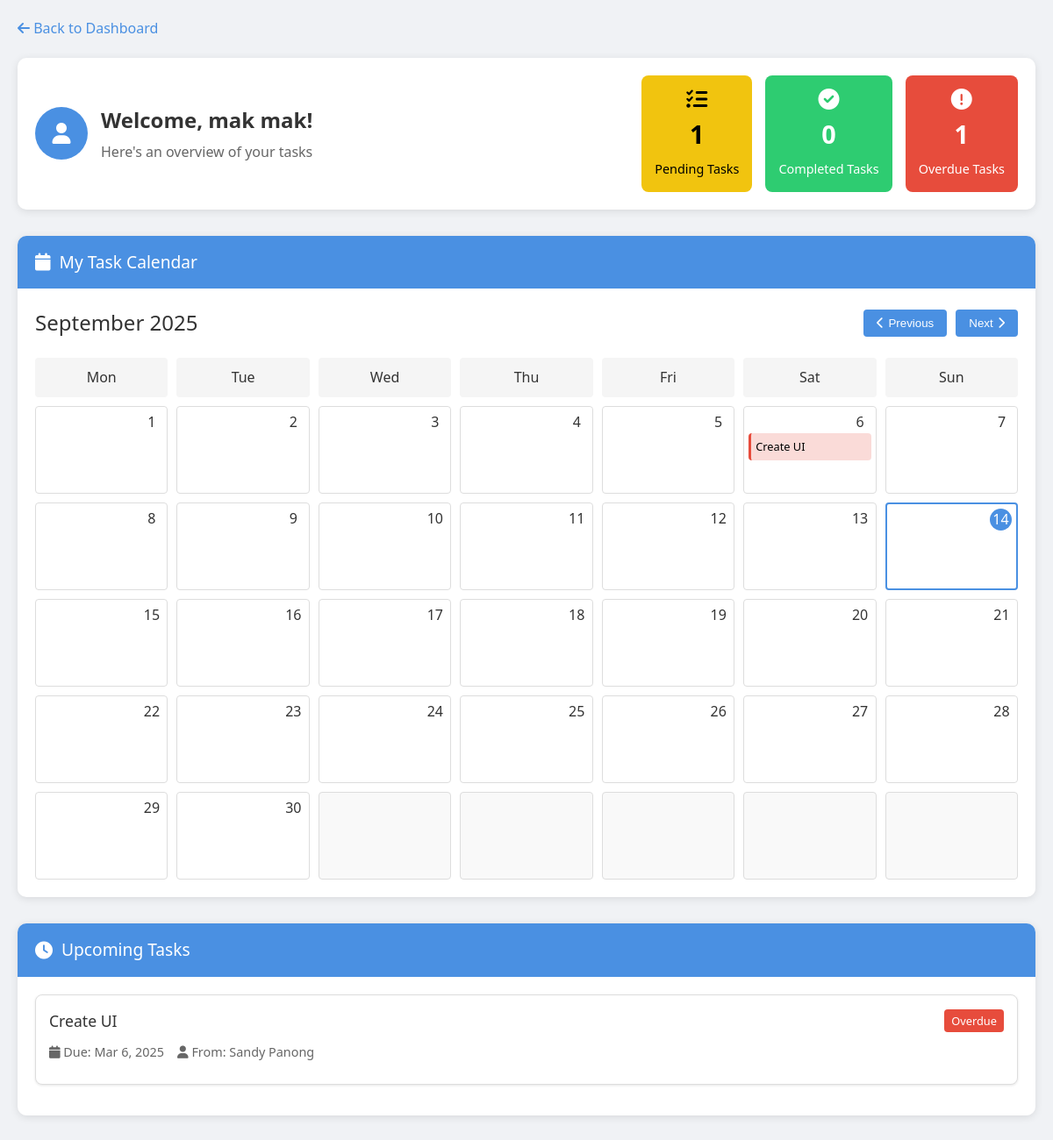
Page /staff_tasks.php (signed in) on the committed database.
### tables this page shows
CREATE TABLE IF NOT EXISTS `users` (
  `id` int(11) NOT NULL AUTO_INCREMENT,
  `first_name` varchar(100) NOT NULL,
  `last_name` varchar(100) NOT NULL,
  `middle_name` varchar(100) DEFAULT NULL,
  `username` varchar(100) NOT NULL,
  `password` varchar(255) NOT NULL,
  `role` enum('admin','staff') NOT NULL DEFAULT 'staff',
  `phone` varchar(20) DEFAULT NULL,
  PRIMARY KEY (`id`),
  UNIQUE KEY `username` (`username`)
);

CREATE TABLE IF NOT EXISTS `tasks` (
  `id` int(11) NOT NULL AUTO_INCREMENT,
  `title` varchar(255) NOT NULL,
  `description` text NOT NULL,
  `created_by` int(11) NOT NULL,
  `assigned_to` int(11) NOT NULL,
  `created_at` timestamp NOT NULL DEFAULT current_timestamp(),
  `due_date` datetime NOT NULL,
  `status` enum('pending','completed') NOT NULL DEFAULT 'pending',
  PRIMARY KEY (`id`),
  KEY `created_by` (`created_by`),
  KEY `assigned_to` (`assigned_to`),
  CONSTRAINT `tasks_ibfk_1` FOREIGN KEY (`created_by`) REFERENCES `users` (`id`),
  CONSTRAINT `tasks_ibfk_2` FOREIGN KEY (`assigned_to`) REFERENCES `users` (`id`)
);

### staff_tasks.php (the view, shortened to what this page needs)
<?php
$host = "localhost";
$dbname = "accountant";
$username = "root";
$password = "";
$conn = new mysqli($host, $username, $password, $dbname);
$user_id = $_SESSION['user_id'];
$role = $_SESSION['role'];
$stmt = $conn->prepare("SELECT * FROM users WHERE id = ? AND role = ?");
$stmt->bind_param("is", $user_id, $role);
$stmt->execute();
$result = $stmt->get_result();
$user = $result->fetch_assoc();
$current_date = new DateTime();
$current_month = $current_date->format('Y-m');
$days_in_month = $current_date->format('t');
$month_name = $current_date->format('F');
$year = $current_date->format('Y');
$tasks_stmt = $conn->prepare("
    SELECT t.*,
           u.first_name as assigned_by_name,
           u.last_name as assigned_by_lastname,
           GROUP_CONCAT(DISTINCT ta.file_name) as attachment_names
    FROM tasks t
    LEFT JOIN users u ON t.created_by = u.id
    LEFT JOIN task_attachments ta ON t.id = ta.task_id
    WHERE t.assigned_to = ?
    GROUP BY t.id
    ORDER BY
        CASE
            WHEN t.status = 'pending' AND t.due_date < NOW() THEN 1
            WHEN t.status = 'pending' THEN 2
            WHEN t.status = 'completed' THEN 3
        END,
        t.due_date ASC
");
$tasks_stmt->bind_param("i", $user_id);
$tasks_stmt->execute();
$tasks_result = $tasks_stmt->get_result();
$task_counts = [
    'total' => 0,
    'pending' => 0,
    'completed' => 0,
    'overdue' => 0
];
$all_tasks = [];
$calendar_tasks = [];
while ($task = $tasks_result->fetch_assoc()) {
    $all_tasks[] = $task;
    $task_day = date('j', strtotime($task['due_date']));
    if (!isset($calendar_tasks[$task_day])) {
        $calendar_tasks[$task_day] = [];
    }
    $calendar_tasks[$task_day][] = [
        'id' => $task['id'],
        'title' => $task['title'],
        'status' => $task['status'],
        'due_date' => $task['due_date'],
        'is_overdue' => strtotime($task['due_date']) < time() && $task['status'] !== 'completed'
    ];
    if ($task['status'] === 'completed') {
        $task_counts['completed']++;
    } else {
        if (strtotime($task['due_date']) < time()) {
            $task_counts['overdue']++;
        }
        $task_counts['pending']++;
    }
}
?>
<!DOCTYPE html>
<html lang="en">
<head>
    <link rel="stylesheet" href="https://cdnjs.cloudflare.com/ajax/libs/font-awesome/6.0.0/css/all.min.css">
</head>
<body>
    <div class="dashboard-container">
        <a href="dashboard.php" class="back-button">
            <i class="fas fa-arrow-left"></i> Back to Dashboard
        </a>
        <div class="dashboard-header">
            <div class="user-welcome">
                <div class="user-avatar">
                    <i class="fas fa-user"></i>
                </div>
                <div class="welcome-text">
                    <h1>Welcome, <?php echo htmlspecialchars($user['first_name'] . ' ' . $user['last_name']); ?>!</h1>
                    <p>Here's an overview of your tasks</p>
                </div>
            </div>
            <div class="task-stats">
                <div class="stat-card pending">
                    <i class="fas fa-tasks"></i>
                    <div class="stat-number"><?php echo $task_counts['pending']; ?></div>
                    <div class="stat-label">Pending Tasks</div>
                </div>
                <div class="stat-card completed">
                    <i class="fas fa-check-circle"></i>
                    <div class="stat-number"><?php echo $task_counts['completed']; ?></div>
                    <div class="stat-label">Completed Tasks</div>
                </div>
                <div class="stat-card overdue">
                    <i class="fas fa-exclamation-circle"></i>
                    <div class="stat-number"><?php echo $task_counts['overdue']; ?></div>
                    <div class="stat-label">Overdue Tasks</div>
                </div>
            </div>
        </div>
        <div class="tasks-container">
            <div class="task-section">
                <div class="section-header">
                    <i class="fas fa-calendar"></i>
                    <h2>My Task Calendar</h2>
                </div>
                <div class="calendar-container">
                    <div class="calendar-header">
                        <div class="calendar-title"><?php echo $month_name . ' ' . $year; ?></div>
                        <div class="calendar-nav">
                            <button id="prevMonth"><i class="fas fa-chevron-left"></i> Previous</button>
                            <button id="nextMonth">Next <i class="fas fa-chevron-right"></i></button>
                        </div>
                    </div>
                    <div class="calendar-grid">
                        <div class="calendar-weekday">Mon</div>
                        <div class="calendar-weekday">Tue</div>
                        <div class="calendar-weekday">Wed</div>
                        <div class="calendar-weekday">Thu</div>
                        <div class="calendar-weekday">Fri</div>
                        <div class="calendar-weekday">Sat</div>
                        <div class="calendar-weekday">Sun</div>
                        <?php
                        $today_day = date('j');
                        $today_month = date('n');
                        $today_year = date('Y');
                        for ($day = 1; $day <= $days_in_month; $day++):
                            $is_today = ($day == $today_day && date('n') == $today_month && date('Y') == $today_year);
                        ?>
                            <div class="calendar-day <?php echo $is_today ? 'today' : ''; ?>">
                                <div class="day-number"><?php echo $day; ?></div>
                                <?php if (isset($calendar_tasks[$day])): ?>
                                    <?php foreach ($calendar_tasks[$day] as $task): ?>
                                        <div class="calendar-task <?php
                                            if ($task['status'] === 'completed') {
                                                echo 'completed';
                                            } elseif ($task['is_overdue']) {
                                                echo 'overdue';
                                            } else {
                                                echo 'pending';
                                            }
                                        ?>" onclick="window.location.href='view_task.php?id=<?php echo $task['id']; ?>';">
                                            <?php echo htmlspecialchars($task['title']); ?>
                                        </div>
                                    <?php endforeach; ?>
                                <?php endif; ?>
                            </div>
                        <?php endfor; ?>
                        <?php
                        $last_day_weekday = date('N', strtotime("$current_month-$days_in_month"));
                        $remaining_cells = 7 - $last_day_weekday;
                        if ($remaining_cells < 7):
                            for ($i = 0; $i < $remaining_cells; $i++):
                        ?>
                            <div class="calendar-day empty"></div>
                        <?php
                            endfor;
                        endif;
                        ?>
                    </div>
                </div>
            </div>
            <div class="task-section">
                <div class="section-header">
                    <i class="fas fa-clock"></i>
                    <h2>Upcoming Tasks</h2>
                </div>
                <div class="task-list">
                    <?php
                    $upcoming_count = 0;
                    foreach ($all_tasks as $task):
                        if ($task['status'] === 'pending' && $upcoming_count < 5):
                            $upcoming_count++;
                    ?>
                        <div class="task-item" data-id="<?php echo $task['id']; ?>">
                            <div class="task-header" onclick="window.location.href='view_task.php?id=<?php echo $task['id']; ?>';" style="cursor: pointer;">
                                <div class="task-title"><?php echo htmlspecialchars($task['title']); ?></div>
                                <span class="task-status <?php echo strtotime($task['due_date']) < time() ? 'status-overdue' : 'status-pending'; ?>">
                                    <?php echo strtotime($task['due_date']) < time() ? 'Overdue' : 'Pending'; ?>
                                </span>
                            </div>
                            <div class="task-meta">
                                <span><i class="fas fa-calendar"></i> Due: <?php echo date('M j, Y', strtotime($task['due_date'])); ?></span>
                                <span><i class="fas fa-user"></i> From: <?php echo htmlspecialchars($task['assigned_by_name'] . ' ' . $task['assigned_by_lastname']); ?></span>
                            </div>
                        </div>
                    <?php
                        endif;
                    endforeach;
                    ?>
                </div>
            </div>
        </div>
    </div>
</body>
</html>

### staff_tasks.php (style rules this page uses)
:root { --primary-color: #4a90e2; --secondary-color: #2c3e50; --success-color: #2ecc71; --warning-color: #f1c40f; --danger-color: #e74c3c; --light-color: #f5f5f5; --dark-color: #333; --border-color: #ddd; }
* { box-sizing: border-box; margin: 0; padding: 0; }
body { font-family: 'Segoe UI', Tahoma, Geneva, Verdana, sans-serif; line-height: 1.6; color: var(--dark-color); background-color: #f0f2f5; }
.dashboard-container { max-width: 1200px; margin: 0 auto; padding: 20px; }
.back-button { display: inline-block; margin-bottom: 20px; color: var(--primary-color); text-decoration: none; font-weight: 500; }
.dashboard-header { display: flex; justify-content: space-between; align-items: center; margin-bottom: 30px; background-color: white; border-radius: 10px; box-shadow: 0 2px 10px rgba(0, 0, 0, 0.1); padding: 20px; }
.user-welcome { display: flex; align-items: center; }
.user-avatar { width: 60px; height: 60px; border-radius: 50%; background-color: var(--primary-color); color: white; display: flex; justify-content: center; align-items: center; font-size: 24px; margin-right: 15px; }
.welcome-text h1 { font-size: 1.5rem; margin-bottom: 5px; }
.welcome-text p { color: #666; }
.task-stats { display: flex; gap: 15px; }
.stat-card { padding: 15px; border-radius: 8px; color: white; text-align: center; min-width: 120px; }
.stat-card i { font-size: 24px; margin-bottom: 5px; }
.stat-number { font-size: 1.8rem; font-weight: bold; margin-bottom: 5px; }
.stat-label { font-size: 0.9rem; }
.pending { background-color: var(--warning-color); color: #000; }
.completed { background-color: var(--success-color); }
.overdue { background-color: var(--danger-color); }
.task-section { background-color: white; border-radius: 10px; box-shadow: 0 2px 10px rgba(0, 0, 0, 0.1); margin-bottom: 30px; overflow: hidden; }
.section-header { background-color: var(--primary-color); color: white; padding: 15px 20px; display: flex; align-items: center; }
.section-header i { font-size: 20px; margin-right: 10px; }
.section-header h2 { font-size: 1.2rem; font-weight: 500; }
.calendar-container { padding: 20px; }
.calendar-header { display: flex; justify-content: space-between; align-items: center; margin-bottom: 20px; }
.calendar-title { font-size: 1.5rem; font-weight: 500; }
.calendar-nav { display: flex; gap: 10px; }
.calendar-nav button { background-color: var(--primary-color); color: white; border: none; border-radius: 4px; padding: 8px 15px; cursor: pointer; display: flex; align-items: center; gap: 5px; }
.calendar-grid { display: grid; grid-template-columns: repeat(7, 1fr); gap: 10px; }
.calendar-weekday { text-align: center; font-weight: 500; padding: 10px; background-color: #f5f5f5; border-radius: 4px; }
.calendar-day { min-height: 100px; border: 1px solid var(--border-color); border-radius: 4px; padding: 5px; position: relative; }
.calendar-day.empty { background-color: #f9f9f9; }
.calendar-day.today { border: 2px solid var(--primary-color); }
.day-number { position: absolute; top: 5px; right: 5px; width: 25px; height: 25px; display: flex; justify-content: center; align-items: center; font-weight: 500; border-radius: 50%; }
.today .day-number { background-color: var(--primary-color); color: white; }
.calendar-task { margin-top: 25px; margin-bottom: 5px; padding: 5px; border-radius: 4px; font-size: 0.8rem; cursor: pointer; white-space: nowrap; overflow: hidden; text-overflow: ellipsis; }
.calendar-task.overdue { background-color: rgba(231, 76, 60, 0.2); border-left: 3px solid var(--danger-color); color: #000; }
.task-list { padding: 20px; }
.task-item { border: 1px solid var(--border-color); border-radius: 8px; padding: 15px; margin-bottom: 15px; background-color: white; box-shadow: 0 1px 3px rgba(0, 0, 0, 0.1); }
.task-header { display: flex; justify-content: space-between; align-items: center; margin-bottom: 10px; }
.task-title { font-weight: 500; font-size: 1.1rem; }
.task-status { padding: 3px 8px; border-radius: 4px; font-size: 0.8rem; font-weight: 500; }
.status-overdue { background-color: var(--danger-color); color: white; }
.task-meta { display: flex; gap: 15px; margin-bottom: 10px; font-size: 0.9rem; color: #666; }

### rows in the picture
users: first_name+last_name "mak mak"
tasks: created_by "1", title "Create UI", shows "Overdue", due_date "Mar 6, 2025", created_by.last_name "Sandy Panong"

### other values in the picture
$task_counts['completed'] "0"
